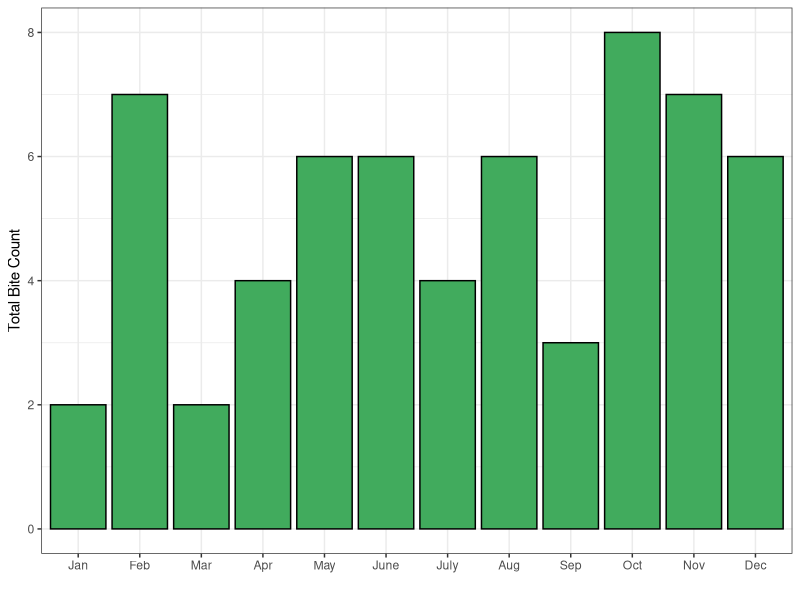
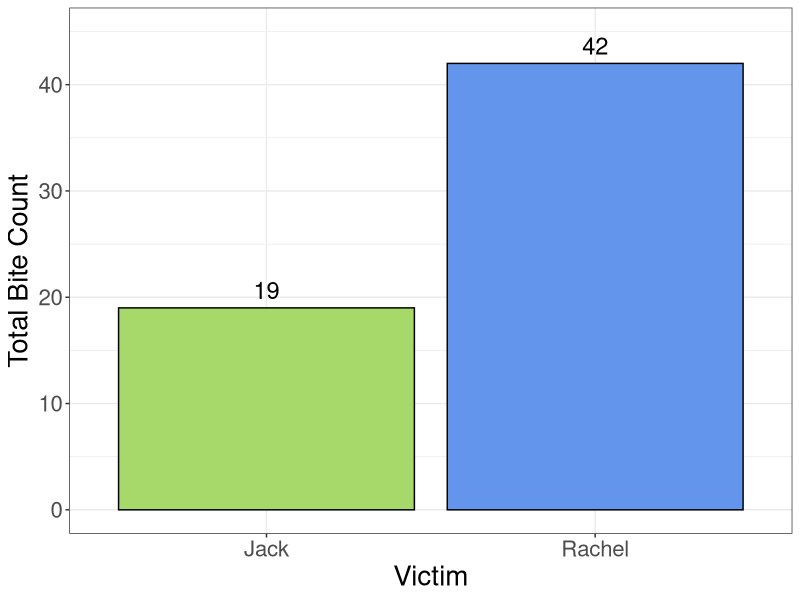
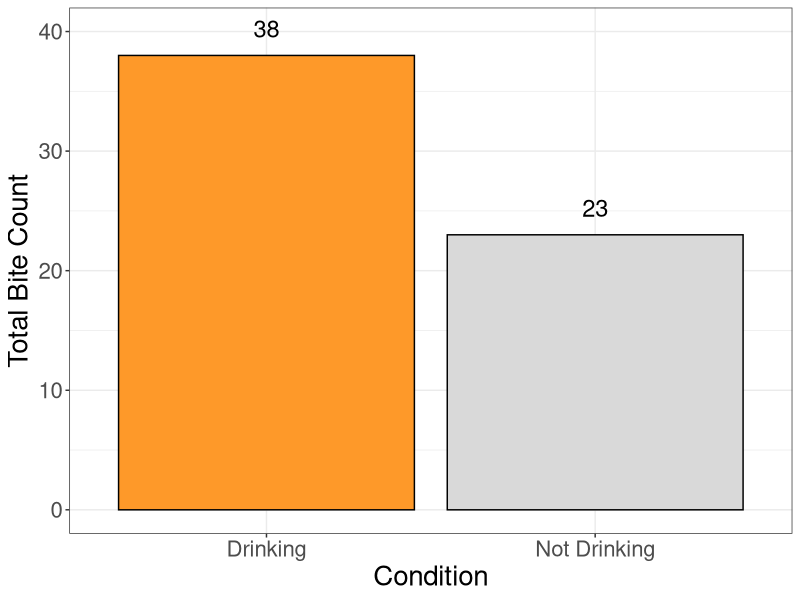
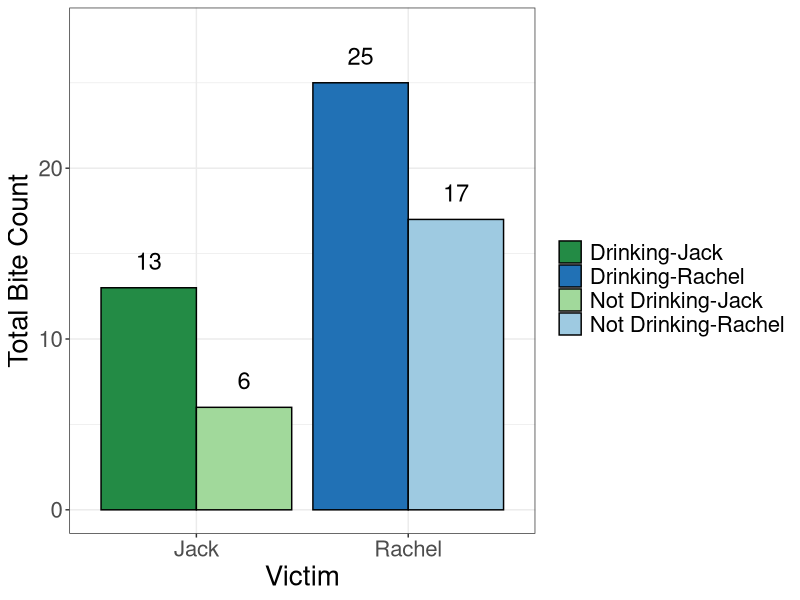
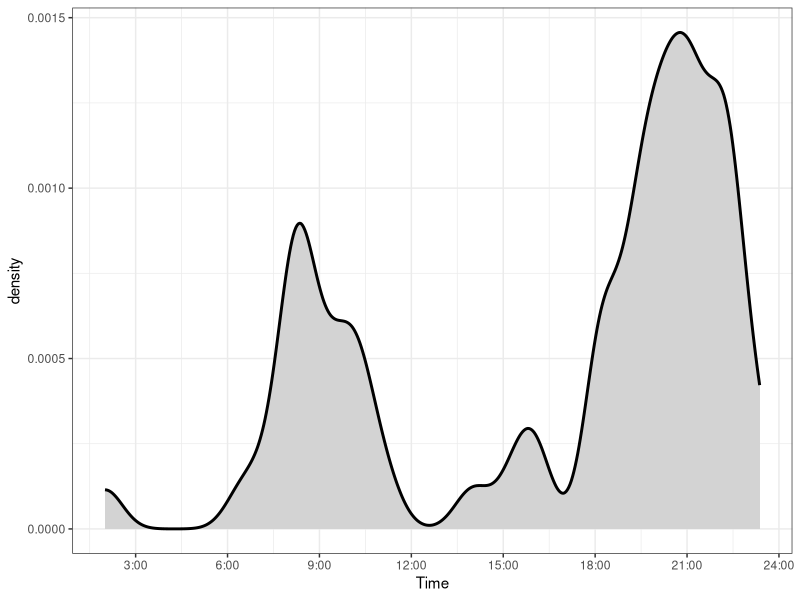
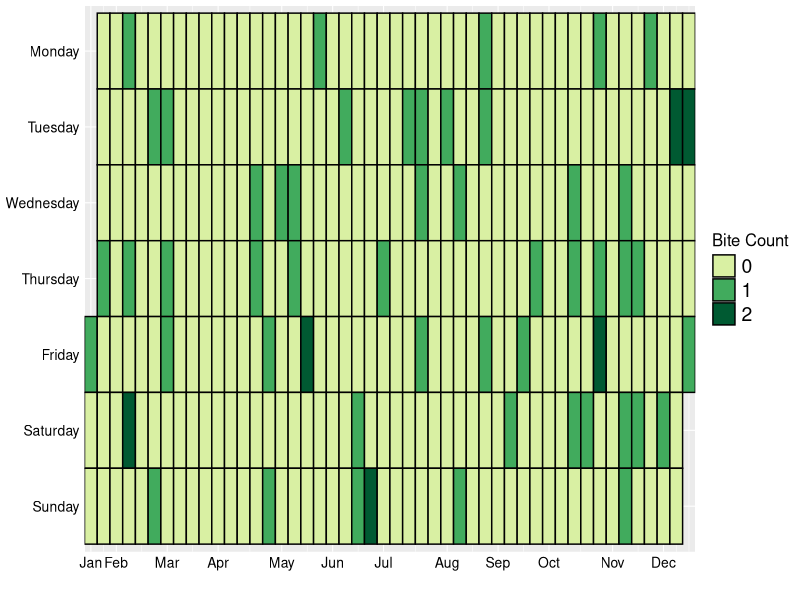
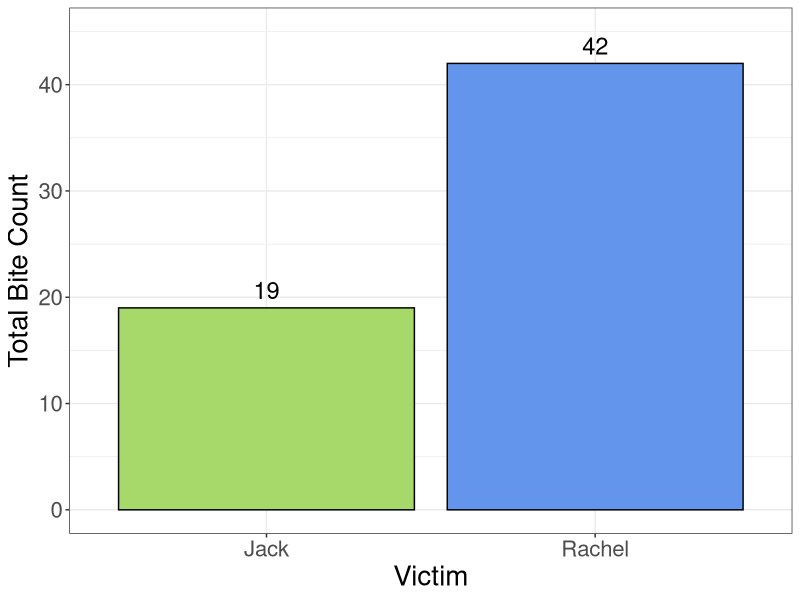
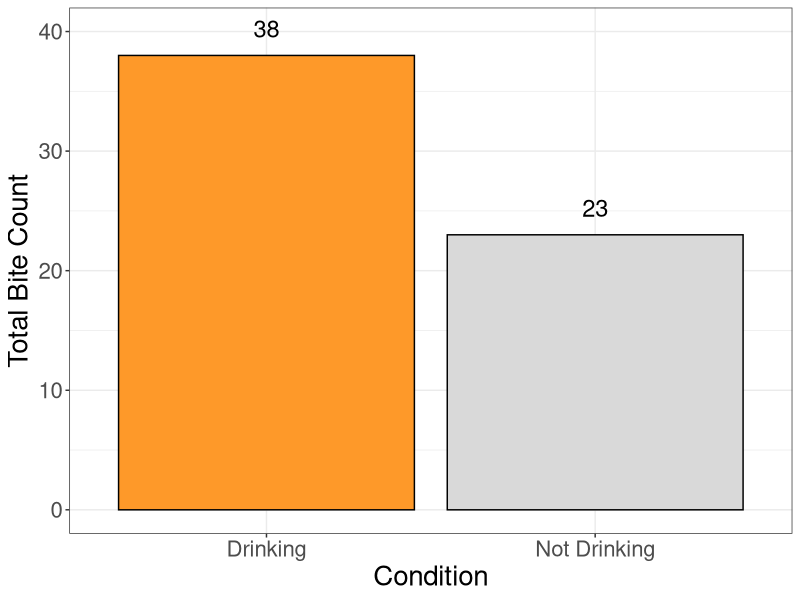

Write R code to recreate these figures, in order.
library(dplyr)
library(ggplot2)
library(reshape)
library(scales)
library(lubridate)

options(stringsAsFactors = FALSE)
bites <- read.csv("bites/Bite_Tracker - 2017_cleaned.csv")


# sort out some labeling inconsistencies
bites<-as.data.frame(bites)
bites$Date<-gsub("Dec.","Dec",bites$Date)
bites$Date<-as.Date(bites$Date,format='%b %d')
bites$month<-strftime(bites$Date, "%m")
year(bites$Date) <- 2017

bites$Victim<-gsub(" ","",bites$Victim)
bites$Condition<-as.factor(bites$Condition)
levels(bites$Condition)<-c("Drinking","Drinking","Drinking","Drinking","Not Drinking","Not Drinking", "Not Drinking", "Not Drinking")

####################
## PLOTS
####################

#### Seasonality of biting
month_count<-as.data.frame(tapply(bites$Date, bites$month, length))
colnames(month_count)<-"count"
month_count$month<-rownames(month_count)
month_count$month<-as.numeric(month_count$month)
month_count$month_alpha<-c("Jan","Feb","Mar","Apr","May","June","July","Aug","Sep","Oct","Nov","Dec")

ggplot(month_count, aes(reorder(month_alpha,month), count))+
  geom_bar(stat = "identity", col="black",fill="#41ab5d")+theme_bw()+
  xlab("")+ ylab("Total Bite Count")


### Victim
person_count<-as.data.frame(tapply(bites$Date, bites$Victim, length))
colnames(person_count)<-"count"
person_count$victim<-rownames(person_count)

ggplot(person_count, aes(victim, count, fill=victim))+
  geom_bar(stat = "identity", color="black")+theme_bw()+
  scale_fill_manual(values=c("#a6d96a","cornflowerblue"), guide=F)+
  theme(text = element_text(size=20)) +geom_text(aes(label=count), vjust=-0.5, size=6)+
  ylab("Total Bite Count")+xlab("Victim")+ylim(0,45)

ggsave(file="bites/figs/Victim.pdf", width=5, height=5)

### Drinking overall
drink_count<-as.data.frame(tapply(bites$Date, bites$Condition, length))
colnames(drink_count)<-"count"
drink_count$condition<-rownames(drink_count)

ggplot(drink_count, aes(condition, count, fill=condition))+
  geom_bar(stat = "identity", color="black")+theme_bw()+
  scale_fill_manual(values=c("#fe9929","#d9d9d9"), guide=F)+
  theme(text = element_text(size=20)) +geom_text(aes(label=count), vjust=-1, size=6)+
  ylim(0,40)+ylab("Total Bite Count")+xlab("Condition")

ggsave(file="bites/figs/Drinking.pdf", width=5, height=5)

### Drinking and Person
drinkvictim_count<-as.data.frame(tapply(bites$Date, list(bites$Condition, bites$Victim), length))
drinkvictim_count$condition<-rownames(drinkvictim_count)

drinkvictim_count<-melt(drinkvictim_count)
drinkvictim_count$col<-paste(drinkvictim_count$condition,drinkvictim_count$variable, sep="-")

ggplot(drinkvictim_count, aes(variable, value, fill=col))+
  geom_bar(stat = "identity", color="black",position = "dodge")+theme_bw()+
  scale_fill_manual(values=c("#238b45","#2171b5","#a1d99b","#9ecae1"), name="")+
  theme(text = element_text(size=20)) +geom_text(aes(label=value), vjust=-1, size=6, position = position_dodge(0.9))+
  ylim(0,28)+ylab("Total Bite Count")+xlab("Victim")

ggsave(file="bites/figs/DrinkingVictim.pdf", width=10, height=5)


###

### Biting hour
bites$Time2<-hour(hm(bites$Time))
bites$Time2<-as.numeric(gsub(":","",bites$Time))


ggplot(bites, aes(Time2))+
  geom_density(fill="lightgrey", size=1, adjust=1/4)+theme_bw()+
  scale_x_continuous(breaks = seq(0,2400, 300), labels = c("0:00","3:00","6:00","9:00","12:00","15:00","18:00","21:00","24:00"), name="Time")

ggsave(file="bites/figs/BitingHour.pdf", width=10, height=3)


### git commit style

dates_all<-data.frame(bite=0,Date=seq(min(bites$Date), max(bites$Date), 1))
dates_all$bite<-sapply(1:nrow(dates_all), function(x) if(dates_all$Date[x]%in%bites$Date){length(which(bites$Date==dates_all$Date[x]))}else{0})


dates_all$week<-strftime(dates_all$Date, format = "%V")
dates_all$day<- weekdays(as.Date(dates_all$Date))

dates_all$day<-as.factor(dates_all$day)

#dates_all$day<-factor(dates_all$day,levels(dates_all$day)[c(2,6,7,5,1,3,4)])
dates_all$day<-factor(dates_all$day,levels(dates_all$day)[c(4,3,1,5,7,6,2)])

#month label
dates_all$month<-strftime(dates_all$Date, "%m")
monthbreaks<-as.numeric(tapply(dates_all$week, dates_all$month, min))
dates_all$week<-as.numeric(dates_all$week)
# 
ggplot(dates_all, aes(week,day, fill = as.factor(bite))) +
  geom_tile(color = "black",size=0.5) +
  theme_gray(8)+scale_fill_manual(values=c("#d9f0a3","#41ab5d","#005a32"), name="Bite Count")+
  theme(axis.text = element_text(size =10, color="black"),
        axis.text.x = element_text(),
        axis.title = element_text(size =15),
        legend.text = element_text(size =14),
        legend.title = element_text(size =12),
        axis.ticks = element_blank())+
  xlab("")+ylab(NULL)+
  scale_x_continuous(
    expand = c(0, 0),
    breaks = monthbreaks,
    labels = c("Jan", "Feb", "Mar", "Apr", "May", "Jun",
               "Jul", "Aug", "Sep", "Oct", "Nov", "Dec"))

ggsave(file="bites/figs/CalendarYear.pdf", width=10, height=2)
